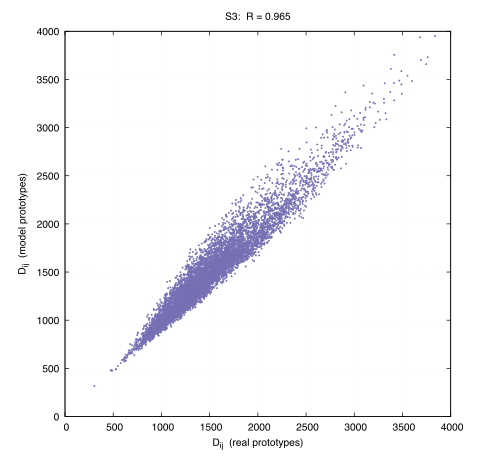

The script that saved this image:
# S3: embedding distances from real (Britanova) vs model (OLGA/Murugan) prototypes agree.
# Reads appendix/data/s3.tsv. Dark2 palette (gnuplot-palettes).
paldir = system("echo ${GNUPLOT_PALETTES:-../../gnuplot-palettes}")
load paldir.'/dark2.pal'

set terminal pdfcairo enhanced font "Helvetica,11" size 4.8in,4.6in
set output 'fig_s3_prototype_source.pdf'

r_s3 = real(system("grep '^r_s3' data/theory_stats.txt | cut -f2"))

set grid lc rgb '#e2e2e2'
set xlabel 'D_{ij}  (real prototypes)'
set ylabel 'D_{ij}  (model prototypes)'
set title sprintf('S3:  R = %.3f', r_s3)
set size ratio 1
plot 'data/s3.tsv' using 1:2 with points ls 3 pt 7 ps 0.15 notitle
